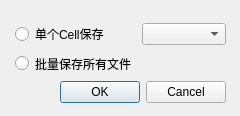
<?xml version="1.0" encoding="UTF-8"?>
<ui version="4.0">
 <class>saveDialog</class>
 <widget class="QDialog" name="saveDialog">
  <property name="windowModality">
   <enum>Qt::ApplicationModal</enum>
  </property>
  <property name="geometry">
   <rect>
    <x>0</x>
    <y>0</y>
    <width>240</width>
    <height>116</height>
   </rect>
  </property>
  <property name="windowTitle">
   <string>保存结果文件</string>
  </property>
  <widget class="QWidget" name="">
   <property name="geometry">
    <rect>
     <x>15</x>
     <y>22</y>
     <width>211</width>
     <height>81</height>
    </rect>
   </property>
   <layout class="QGridLayout" name="gridLayout">
    <item row="0" column="1">
     <widget class="QComboBox" name="pciComboBox"/>
    </item>
    <item row="1" column="0">
     <widget class="QRadioButton" name="multiRadioButton">
      <property name="text">
       <string>批量保存所有文件</string>
      </property>
     </widget>
    </item>
    <item row="2" column="0" colspan="2">
     <widget class="QDialogButtonBox" name="buttonBox">
      <property name="orientation">
       <enum>Qt::Horizontal</enum>
      </property>
      <property name="standardButtons">
       <set>QDialogButtonBox::Cancel|QDialogButtonBox::Ok</set>
      </property>
     </widget>
    </item>
    <item row="0" column="0">
     <widget class="QRadioButton" name="singleRadioButton">
      <property name="text">
       <string>单个Cell保存</string>
      </property>
     </widget>
    </item>
   </layout>
  </widget>
  <zorder>buttonBox</zorder>
  <zorder>pciComboBox</zorder>
  <zorder>singleRadioButton</zorder>
  <zorder>multiRadioButton</zorder>
  <zorder>singleRadioButton</zorder>
 </widget>
 <resources/>
 <connections>
  <connection>
   <sender>buttonBox</sender>
   <signal>accepted()</signal>
   <receiver>saveDialog</receiver>
   <slot>accept()</slot>
   <hints>
    <hint type="sourcelabel">
     <x>248</x>
     <y>254</y>
    </hint>
    <hint type="destinationlabel">
     <x>157</x>
     <y>274</y>
    </hint>
   </hints>
  </connection>
  <connection>
   <sender>buttonBox</sender>
   <signal>rejected()</signal>
   <receiver>saveDialog</receiver>
   <slot>reject()</slot>
   <hints>
    <hint type="sourcelabel">
     <x>316</x>
     <y>260</y>
    </hint>
    <hint type="destinationlabel">
     <x>286</x>
     <y>274</y>
    </hint>
   </hints>
  </connection>
 </connections>
</ui>
